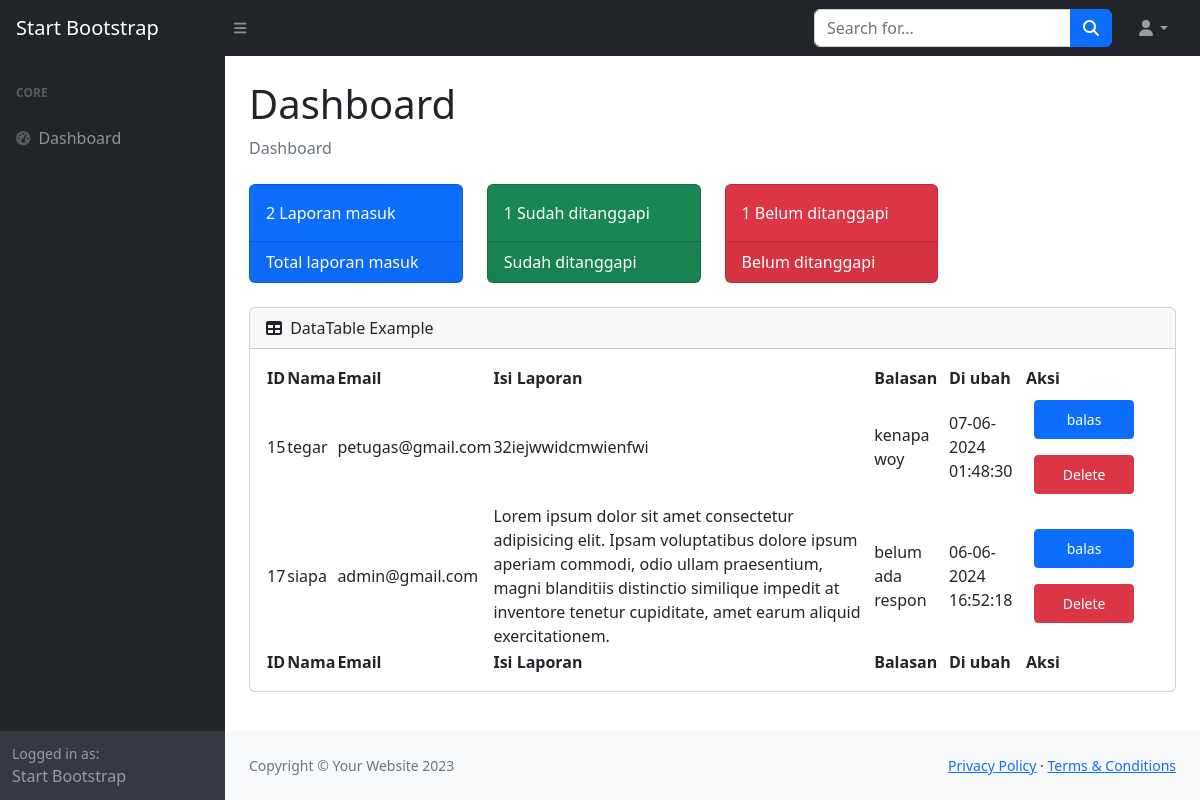
The app's page /frontend/index.php with its own data.
### tables this page shows
CREATE TABLE `users` (
  `id` int(11) NOT NULL,
  `name` varchar(50) NOT NULL,
  `email` varchar(100) NOT NULL,
  `alamat` varchar(255) NOT NULL,
  `noTelepon` varchar(250) NOT NULL,
  `isiLaporan` text NOT NULL,
  `updated_at` timestamp NOT NULL DEFAULT current_timestamp() ON UPDATE current_timestamp(),
  `balasan` text NOT NULL
);

### frontend/index.php (the view, shortened to what this page needs)
<!DOCTYPE html>
<html lang="en">
<head>
    <link href="https://cdn.jsdelivr.net/npm/simple-datatables@7.1.2/dist/style.min.css" rel="stylesheet" />
    <link href="css/styles.css" rel="stylesheet" />
</head>
<body class="sb-nav-fixed">
    <nav class="sb-topnav navbar navbar-expand navbar-dark bg-dark">
        <a class="navbar-brand ps-3" href="index.html">Start Bootstrap</a>
        <button class="btn btn-link btn-sm order-1 order-lg-0 me-4 me-lg-0" id="sidebarToggle" href="#!"><i class="fas fa-bars"></i></button>
        <form class="d-none d-md-inline-block form-inline ms-auto me-0 me-md-3 my-2 my-md-0">
            <div class="input-group">
                <input class="form-control" type="text" placeholder="Search for..." aria-label="Search for..." aria-describedby="btnNavbarSearch" />
                <button class="btn btn-primary" id="btnNavbarSearch" type="button"><i class="fas fa-search"></i></button>
            </div>
        </form>
        <ul class="navbar-nav ms-auto ms-md-0 me-3 me-lg-4">
            <li class="nav-item dropdown">
                <a class="nav-link dropdown-toggle" id="navbarDropdown" href="#" role="button" data-bs-toggle="dropdown" aria-expanded="false"><i class="fas fa-user fa-fw"></i></a>
            </li>
        </ul>
    </nav>
    <div id="layoutSidenav">
        <div id="layoutSidenav_nav">
            <nav class="sb-sidenav accordion sb-sidenav-dark" id="sidenavAccordion">
                <div class="sb-sidenav-menu">
                    <div class="nav">
                        <div class="sb-sidenav-menu-heading">Core</div>
                        <a class="nav-link" href="index.php">
                            <div class="sb-nav-link-icon"><i class="fas fa-tachometer-alt"></i></div>
                            Dashboard
                        </a>
                    </div>
                </div>
                <div class="sb-sidenav-footer">
                    <div class="small">Logged in as:</div>
                    Start Bootstrap
                </div>
            </nav>
        </div>
        <div id="layoutSidenav_content">
            <main>
                <div class="container-fluid px-4">
                    <h1 class="mt-4">Dashboard</h1>
                    <ol class="breadcrumb mb-4">
                        <li class="breadcrumb-item active">Dashboard</li>
                    </ol>
                    <div class="row">
                        <div class="col-xl-3 col-md-6">
                            <div class="card bg-primary text-white mb-4">
                                <div class="card-body"><?php
                                                        include('../config.php');
                                                        $query = "SELECT COUNT(*) AS jumlah_data FROM users";
                                                        $result = mysqli_query($db, $query);
                                                        while ($user = mysqli_fetch_assoc($result)) { ?>
                                        <?= $user['jumlah_data'] ?>
                                        <?php } ?>Laporan masuk</div>
                                <div class="card-footer d-flex align-items-center justify-content-between">
                                    Total laporan masuk
                                </div>
                            </div>
                        </div>
                        <div class="col-xl-3 col-md-6">
                            <div class="card bg-success text-white mb-4">
                                <div class="card-body"><?php
                                                        include('../config.php');
                                                        $query = "SELECT COUNT(*) AS jumlah_data FROM users WHERE balasan IS NOT NULL AND TRIM(balasan) <> ''";
                                                        $result = mysqli_query($db, $query);
                                                        while ($user = mysqli_fetch_assoc($result)) { ?>
                                        <?= $user['jumlah_data'] ?>
                                    <?php } ?> Sudah ditanggapi</div>
                                <div class="card-footer d-flex align-items-center justify-content-between">
                                    Sudah ditanggapi
                                </div>
                            </div>
                        </div>
                        <div class="col-xl-3 col-md-6">
                            <div class="card bg-danger text-white mb-4">
                                <div class="card-body"><?php
                                                        include('../config.php');
                                                        $query = "SELECT COUNT(*) AS jumlah_data FROM users WHERE balasan IS NULL OR balasan = ''";
                                                        $result = mysqli_query($db, $query);
                                                        while ($user = mysqli_fetch_assoc($result)) { ?>
                                        <?= $user['jumlah_data'] ?>
                                        <?php } ?>Belum ditanggapi</div>
                                <div class="card-footer d-flex align-items-center justify-content-between">
                                    Belum ditanggapi
                                </div>
                            </div>
                        </div>
                    </div>
                    <div class="card mb-4">
                        <div class="card-header">
                            <i class="fas fa-table me-1"></i>
                            DataTable Example
                        </div>
                        <div class="card-body">
                            <table id="datatablesSimple">
                                <thead>
                                    <tr>
                                        <th>ID</th>
                                        <th>Nama</th>
                                        <th>Email</th>
                                        <th>Isi Laporan</th>
                                        <th>Balasan</th>
                                        <th>Di ubah</th>
                                        <th>Aksi</th>
                                    </tr>
                                </thead>
                                <tfoot>
                                    <tr>
                                        <th>ID</th>
                                        <th>Nama</th>
                                        <th>Email</th>
                                        <th>Isi Laporan</th>
                                        <th>Balasan</th>
                                        <th>Di ubah</th>
                                        <th>Aksi</th>
                                    </tr>
                                </tfoot>
                                <tbody>
                                    <?php
                                    include('../config.php');
                                    $query = "SELECT * FROM users";
                                    $result = mysqli_query($db, $query);
                                    while ($user = mysqli_fetch_assoc($result)) { ?>
                                        <tr>
                                            <td><?= $user['id'] ?></td>
                                            <td><?= $user['name'] ?></td>
                                            <td><?= $user['email'] ?></td>
                                            <td><?= $user['isiLaporan'] ?></td>
                                            <td><?php if (empty($user['balasan'])) { ?>
                                                    belum ada respon
                                                <?php } else { ?>
                                                    <?= $user['balasan'] ?>
                                                <?php } ?></td>
                                            <td><?= date('d-m-Y H:i:s', strtotime($user['updated_at'])) ?></td>
                                            <td>
                                                <a style="width: 100px;" href="layout-static.php?id=<?= $user['id'] ?>" class="p-2 m-2 btn btn-sm btn-primary">balas</a>
                                                <a style="width: 100px;" href="../delete_admin.php?id=<?= $user['id'] ?>" class="p-2 m-2 btn btn-sm btn-danger">Delete</a>
                                            </td>
                                        </tr>
                                    <?php } ?>
                                </tbody>
                            </table>
                        </div>
                    </div>
                </div>
            </main>
            <footer class="py-4 bg-light mt-auto">
                <div class="container-fluid px-4">
                    <div class="d-flex align-items-center justify-content-between small">
                        <div class="text-muted">Copyright &copy; Your Website 2023</div>
                        <div>
                            <a href="#">Privacy Policy</a>
                            &middot;
                            <a href="#">Terms &amp; Conditions</a>
                        </div>
                    </div>
                </div>
            </footer>
        </div>
    </div>
</body>
</html>

### records on screen
users: id "15", name "tegar", email "petugas@gmail.com", isiLaporan "32iejwwidcmwienfwi", balasan "kenapa woy", updated_at "07-06-2024 01:48:30"
users: id "17", name "siapa", email "admin@gmail.com", isiLaporan "Lorem ipsum dolor sit amet consectetur adipisicing elit. Ipsam voluptatibus dolore ipsum aperiam commodi, odio ullam praesentium, magni blanditiis distinctio similique impedit at inventore tenetur cupiditate, amet earum aliquid exercitationem.", balasan "belum ada respon", updated_at "06-06-2024 16:52:18"

### other values on screen
$user['jumlah_data'] "2"
$user['jumlah_data'] "1"
